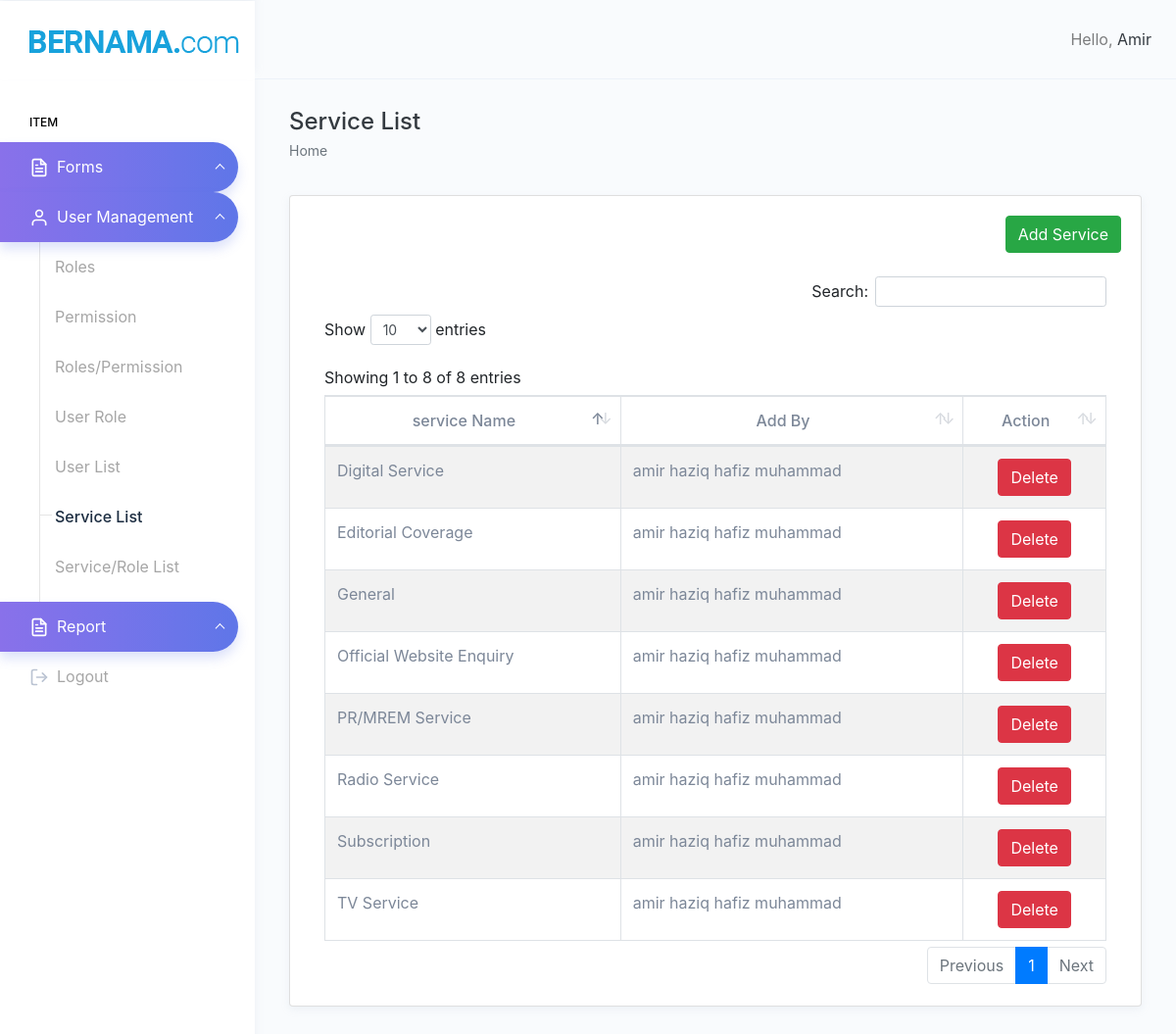
/service.php (signed in), run on the app's committed database.
### tables this page shows
CREATE TABLE `service` (
  `Service_ID` int(50) NOT NULL,
  `Description` varchar(1000) NOT NULL,
  `Add_By` varchar(100) NOT NULL,
  `Timestamp` timestamp NOT NULL DEFAULT current_timestamp() ON UPDATE current_timestamp()
);

### service.php (the view, shortened to what this page needs)
<!DOCTYPE html>
<html dir="ltr" lang="en">
<?php
$connection = new mysqli("localhost", "root", "", "aduan");
$query = "SELECT * FROM service";
$result = mysqli_query($connection, $query);
?>
<head>
    <link href="assets/extra-libs/datatables.net-bs4/css/dataTables.bootstrap4.css" rel="stylesheet">
    <link href="dist/css/style.min.css" rel="stylesheet">
    <link rel="stylesheet" href="https://cdn.jsdelivr.net/npm/bootstrap@4.0.0/dist/css/bootstrap.min.css"
>
</head>
<body>
    <?php
    include_once('header.php');
    ?>
    <div class="page-wrapper">
        <div class="page-breadcrumb">
            <div class="row">
                <div class="col-7 align-self-center">
                    <h4 class="page-title text-truncate text-dark font-weight-medium mb-1">Service List</h4>
                    <div class="d-flex align-items-center">
                        <nav aria-label="breadcrumb">
                            <ol class="breadcrumb m-0 p-0">
                                <li class="breadcrumb-item"><a href="display_data.php" class="text-muted">Home</a></li>
                            </ol>
                        </nav>
                    </div>
                </div>
            </div>
        </div>
        <div class="container-fluid">
            <div class="row">
                <div class="col-12">
                    <div class="card">
                        <div class="card-body">
                            <div class="row">
                                <div class="col-md-12" style="text-align: right;">
                                    <a class='btn btn-success' onclick='modDisp("service");' style='color:white'>Add
                                        Service</a>
                                </div>
                            </div>
                            <br>
                            <div class="table-responsive">
                                <table id="example" class="table table-striped table-bordered" cellspacing="0"
                                    width="100%">
                                    <thead>
                                        <tr style="text-align:center">
                                            <th>service Name</th>
                                            <th>Add By</th>
                                            <th>Action</th>
                                        </tr>
                                    </thead>
                                    <tbody>
                                        <?php
                                        if ($result) {
                                            while ($row = mysqli_fetch_assoc($result)) {
                                                $query1 = "SELECT * FROM service";
                                                $result1 = mysqli_query($connection, $query1);
                                                echo "<tr>";
                                                echo "<td>" . $row['Description'] . "</td>";
                                                echo "<td>" . $row['Add_By'] . "</td>";
                                                echo "<td><center>
                                                                <a class='btn btn-danger' href='service.php?del=" . $row['Service_ID'] . "'>Delete</a>";
                                                echo "</tr>";
                                            }
                                        }
                                        ?>
                                    </tbody>
                                </table>
                            </div>
                        </div>
                    </div>
                </div>
            </div>
        </div>
    </div>
    </div>
</body>
</html>

### data on the page
service: Description "General", Add_By "amir haziq hafiz muhammad"
service: Description "Digital Service", Add_By "amir haziq hafiz muhammad"
service: Description "Radio Service", Add_By "amir haziq hafiz muhammad"
service: Description "TV Service", Add_By "amir haziq hafiz muhammad"
service: Description "PR/MREM Service", Add_By "amir haziq hafiz muhammad"
service: Description "Subscription", Add_By "amir haziq hafiz muhammad"
service: Description "Editorial Coverage", Add_By "amir haziq hafiz muhammad"
service: Description "Official Website Enquiry", Add_By "amir haziq hafiz muhammad"

### other printed values
$_SESSION['sessionname'] "Amir"
